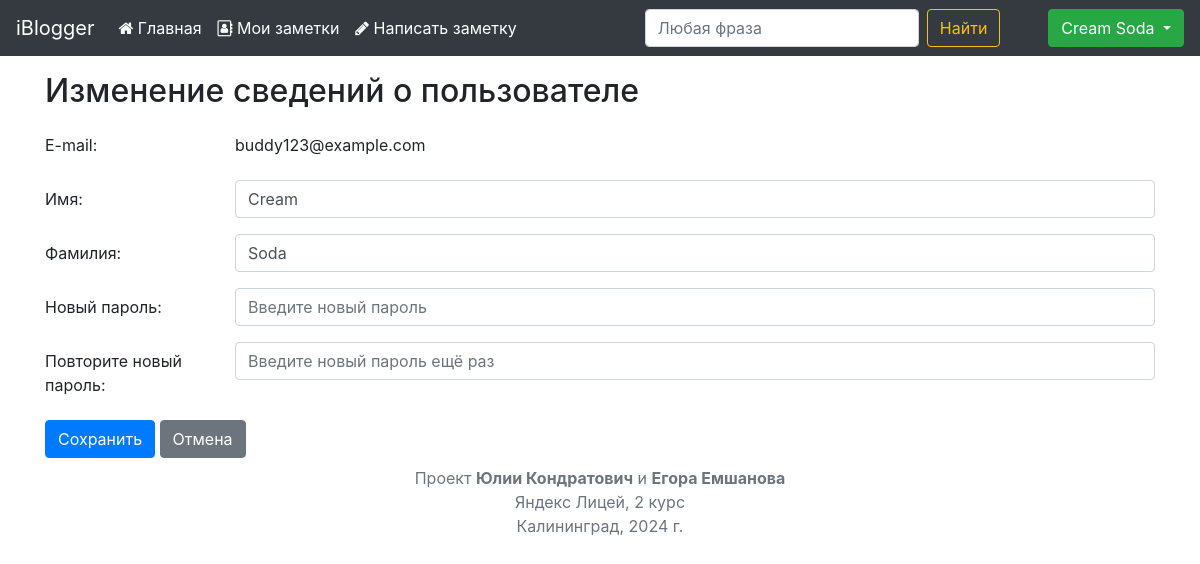
The app's page /profile (signed in) with its own data.
### website/models.py (models this page shows)
class User(db.Model, UserMixin):
    id = db.Column(db.Integer, primary_key=True)
    email = db.Column(db.String(150), nullable=False, unique=True)
    first_name = db.Column(db.String(150), nullable=False)
    last_name = db.Column(db.String(150))
    registration_date = db.Column(db.DateTime(timezone=True), default=func.now())
    password = db.Column(db.String(150), nullable=False)
    notes = db.relationship('Note', backref='author')

### website/views.py (the view, shortened to what this page needs)
@views.route('/profile', methods=['GET', 'POST'])
def profile():
    if not current_user.is_authenticated:
        return 'Для того чтобы изменить сведения о пользователе, ' \
               'необходимо сначала войти на сайт под его учётной записью.'
    if request.method == 'GET':
        return render_template('profile.html', user=current_user)

### website/__init__.py (called while the page is built)
def create_app():
    app = Flask(__name__)
    app.config['SECRET_KEY'] = 'mY-SuPeR-$EcReT-kEy'
    app.config['SQLALCHEMY_DATABASE_URI'] = f'sqlite:///{DB_NAME}'
    app.config['SQLALCHEMY_TRACK_MODIFICATIONS'] = False
    db.init_app(app)
    from .views import views
    from .auth import auth
    app.register_blueprint(views, url_prefix='/')
    app.register_blueprint(auth, url_prefix='/')
    from .models import User, Note
    create_database(app)
    login_manager = LoginManager()
    login_manager.login_view = 'auth.login'
    login_manager.init_app(app)
    @login_manager.user_loader
    def load_user(id):
        return User.query.get(int(id))
    return app

### website/templates/profile.html (shortened to what this page needs)
{% extends "base.html" %}
{% block content %}
<h2 class="my-3">Изменение сведений о пользователе</h2>
<form action="/profile" method='POST'>
    <div class="form-group row">
        <label class="col-sm-2 col-form-label" for="email">E-mail:</label>
        <div class="col-sm-10">
            <input class="form-control-plaintext" id="email" readonly type="text" value="{{ user.email }}">
        </div>
    </div>
    <div class="form-group row">
        <label class="col-sm-2 col-form-label" for="newFirstName">Имя:</label>
        <div class="col-sm-10">
            <input class="form-control" id="newFirstName" name="firstname" placeholder="Введите новое имя" type="text"
                   value="{{ user.first_name }}">
        </div>
    </div>
    <div class="form-group row">
        <label class="col-sm-2 col-form-label" for="newLastName">Фамилия:</label>
        <div class="col-sm-10">
            <input class="form-control" id="newLastName" name="lastname" placeholder="Введите новую фамилию" type="text"
                   value="{{ user.last_name }}">
        </div>
    </div>
    <div class="form-group row">
        <label class="col-sm-2 col-form-label" for="newPassword1">Новый пароль:</label>
        <div class="col-sm-10">
            <input class="form-control" id="newPassword1" name="password1" placeholder="Введите новый пароль"
                   type="password">
        </div>
    </div>
    <div class="form-group row">
        <label class="col-sm-2 col-form-label" for="newPassword2">Повторите новый пароль:</label>
        <div class="col-sm-10">
            <input class="form-control" id="newPassword2" name="password2" placeholder="Введите новый пароль ещё раз"
                   type="password">
        </div>
    </div>
    <button class="btn btn-primary" type="submit">Сохранить</button>
    <a class="btn btn-secondary" href="/" role="button">Отмена</a>
</form>
{% endblock %}

### website/templates/base.html (shortened to what this page needs)
<!DOCTYPE html>
<html>
<head>
    <link href="{{ url_for('static', filename='css/bootstrap.min.css') }}" rel="stylesheet" type="text/css">
    <link href="{{ url_for('static', filename='css/font-awesome.min.css') }}" rel="stylesheet" type="text/css">
</head>
<body>
<nav class="navbar navbar-expand-lg navbar-dark bg-dark">
    <a class="navbar-brand" href="/">iBlogger</a>
    <div class="collapse navbar-collapse" id="navbarSupportedContent">
        <ul class="navbar-nav mr-auto">
            <li class="nav-item active">
                <a class="nav-link" href="/"><i aria-hidden="true" class="fa fa-home"></i>&nbsp;Главная </a>
            </li>
            {% if user.is_authenticated %}
            <li class="nav-item active">
                <a class="nav-link" href="/my-notes"><i aria-hidden="true" class="fa fa-address-book-o"></i>&nbsp;Мои
                    заметки</a>
            </li>
            <li class="nav-item active">
                <a class="nav-link" href="/new-note"><i aria-hidden="true" class="fa fa-pencil"></i>&nbsp;Написать
                    заметку</a>
            </li>
            {% endif %}
        </ul>
        <form action="/search" class="form-inline my-2 my-lg-0">
            <input aria-label="search" class="form-control mr-sm-2" id="search" name="query" placeholder="Любая фраза"
                   type="search">
            <button class="btn btn-outline-warning my-2 my-sm-0 mr-5" type="submit">Найти</button>
        </form>
        {% if user.is_authenticated %}
        <div class="dropdown">
            <button aria-expanded="false" aria-haspopup="true" class="btn btn-success dropdown-toggle" data-toggle="dropdown"
                    id="dropdownMenuButton" type="button">
                {{ user.first_name + ' ' + user.last_name }}
            </button>
        </div>
        {% endif %}
    </div>
</nav>
<div class="container">
    {% block content %}
    {% endblock %}
</div>
<div class="container my-2">
    <footer>
        <p class="copyright text-muted text-center">Проект <b>Юлии Кондратович</b> и <b>Егора Емшанова</b><br>
            Яндекс Лицей, 2 курс<br>
            Калининград, 2024&nbsp;г.</p>
    </footer>
</div>
</body>
</html>

### records on screen
User: first_name+last_name "Cream Soda", email "buddy123@example.com", firstname "Cream", lastname "Soda"
